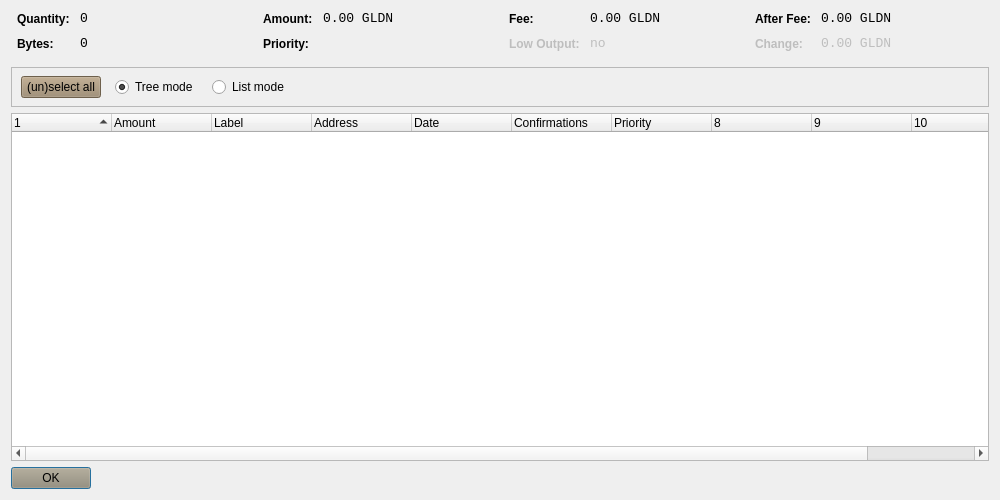
<?xml version="1.0" encoding="UTF-8"?>
<ui version="4.0">
 <class>CoinControlDialog</class>
 <widget class="QDialog" name="CoinControlDialog">
  <property name="geometry">
   <rect>
    <x>0</x>
    <y>0</y>
    <width>1000</width>
    <height>500</height>
   </rect>
  </property>
  <property name="windowTitle">
   <string>Coin Control</string>
  </property>
  <property name="styleSheet">
   <string notr="true">background-image: url(:/images/bkg-n);</string>
  </property>
  <layout class="QVBoxLayout" name="verticalLayout">
   <item>
    <layout class="QHBoxLayout" name="horizontalLayoutTop" stretch="0,0,0,0">
     <property name="topMargin">
      <number>0</number>
     </property>
     <property name="bottomMargin">
      <number>10</number>
     </property>
     <item>
      <layout class="QFormLayout" name="formLayoutCoinControl1">
       <property name="horizontalSpacing">
        <number>10</number>
       </property>
       <property name="verticalSpacing">
        <number>10</number>
       </property>
       <property name="leftMargin">
        <number>6</number>
       </property>
       <property name="rightMargin">
        <number>6</number>
       </property>
       <item row="0" column="0">
        <widget class="QLabel" name="labelCoinControlQuantityText">
         <property name="styleSheet">
          <string notr="true">font-weight:bold;</string>
         </property>
         <property name="text">
          <string>Quantity:</string>
         </property>
        </widget>
       </item>
       <item row="0" column="1">
        <widget class="QLabel" name="labelCoinControlQuantity">
         <property name="font">
          <font>
           <family>Monospace</family>
           <pointsize>10</pointsize>
          </font>
         </property>
         <property name="cursor">
          <cursorShape>IBeamCursor</cursorShape>
         </property>
         <property name="contextMenuPolicy">
          <enum>Qt::ActionsContextMenu</enum>
         </property>
         <property name="styleSheet">
          <string notr="true">background-image: url(:/images/bgbfree);</string>
         </property>
         <property name="text">
          <string notr="true">0</string>
         </property>
         <property name="textInteractionFlags">
          <set>Qt::LinksAccessibleByMouse|Qt::TextSelectableByKeyboard|Qt::TextSelectableByMouse</set>
         </property>
        </widget>
       </item>
       <item row="1" column="0">
        <widget class="QLabel" name="labelCoinControlBytesText">
         <property name="styleSheet">
          <string notr="true">font-weight:bold;background-image: url(:/images/bgbfree);</string>
         </property>
         <property name="text">
          <string>Bytes:</string>
         </property>
        </widget>
       </item>
       <item row="1" column="1">
        <widget class="QLabel" name="labelCoinControlBytes">
         <property name="font">
          <font>
           <family>Monospace</family>
           <pointsize>10</pointsize>
          </font>
         </property>
         <property name="cursor">
          <cursorShape>IBeamCursor</cursorShape>
         </property>
         <property name="contextMenuPolicy">
          <enum>Qt::ActionsContextMenu</enum>
         </property>
         <property name="styleSheet">
          <string notr="true">background-image: url(:/images/bgbfree);</string>
         </property>
         <property name="text">
          <string notr="true">0</string>
         </property>
         <property name="textInteractionFlags">
          <set>Qt::LinksAccessibleByMouse|Qt::TextSelectableByKeyboard|Qt::TextSelectableByMouse</set>
         </property>
        </widget>
       </item>
      </layout>
     </item>
     <item>
      <layout class="QFormLayout" name="formLayoutCoinControl2">
       <property name="horizontalSpacing">
        <number>10</number>
       </property>
       <property name="verticalSpacing">
        <number>10</number>
       </property>
       <property name="leftMargin">
        <number>6</number>
       </property>
       <property name="rightMargin">
        <number>6</number>
       </property>
       <item row="0" column="0">
        <widget class="QLabel" name="labelCoinControlAmountText">
         <property name="styleSheet">
          <string notr="true">font-weight:bold;background-image: url(:/images/bgbfree);</string>
         </property>
         <property name="text">
          <string>Amount:</string>
         </property>
        </widget>
       </item>
       <item row="0" column="1">
        <widget class="QLabel" name="labelCoinControlAmount">
         <property name="font">
          <font>
           <family>Monospace</family>
           <pointsize>10</pointsize>
          </font>
         </property>
         <property name="cursor">
          <cursorShape>IBeamCursor</cursorShape>
         </property>
         <property name="contextMenuPolicy">
          <enum>Qt::ActionsContextMenu</enum>
         </property>
         <property name="styleSheet">
          <string notr="true">background-image: url(:/images/bgbfree);</string>
         </property>
         <property name="text">
          <string notr="true">0.00 GLDN</string>
         </property>
         <property name="textInteractionFlags">
          <set>Qt::LinksAccessibleByMouse|Qt::TextSelectableByKeyboard|Qt::TextSelectableByMouse</set>
         </property>
        </widget>
       </item>
       <item row="1" column="0">
        <widget class="QLabel" name="labelCoinControlPriorityText">
         <property name="styleSheet">
          <string notr="true">font-weight:bold;background-image: url(:/images/bgbfree);</string>
         </property>
         <property name="text">
          <string>Priority:</string>
         </property>
        </widget>
       </item>
       <item row="1" column="1">
        <widget class="QLabel" name="labelCoinControlPriority">
         <property name="font">
          <font>
           <family>Monospace</family>
           <pointsize>10</pointsize>
          </font>
         </property>
         <property name="cursor">
          <cursorShape>IBeamCursor</cursorShape>
         </property>
         <property name="contextMenuPolicy">
          <enum>Qt::ActionsContextMenu</enum>
         </property>
         <property name="styleSheet">
          <string notr="true">background-image: url(:/images/bgbfree);</string>
         </property>
         <property name="text">
          <string/>
         </property>
         <property name="textInteractionFlags">
          <set>Qt::LinksAccessibleByMouse|Qt::TextSelectableByKeyboard|Qt::TextSelectableByMouse</set>
         </property>
        </widget>
       </item>
      </layout>
     </item>
     <item>
      <layout class="QFormLayout" name="formLayoutCoinControl3">
       <property name="horizontalSpacing">
        <number>10</number>
       </property>
       <property name="verticalSpacing">
        <number>10</number>
       </property>
       <property name="leftMargin">
        <number>6</number>
       </property>
       <property name="rightMargin">
        <number>6</number>
       </property>
       <item row="0" column="0">
        <widget class="QLabel" name="labelCoinControlFeeText">
         <property name="styleSheet">
          <string notr="true">font-weight:bold;</string>
         </property>
         <property name="text">
          <string>Fee:</string>
         </property>
        </widget>
       </item>
       <item row="0" column="1">
        <widget class="QLabel" name="labelCoinControlFee">
         <property name="font">
          <font>
           <family>Monospace</family>
           <pointsize>10</pointsize>
          </font>
         </property>
         <property name="cursor">
          <cursorShape>IBeamCursor</cursorShape>
         </property>
         <property name="contextMenuPolicy">
          <enum>Qt::ActionsContextMenu</enum>
         </property>
         <property name="styleSheet">
          <string notr="true">background-image: url(:/images/bgbfree);</string>
         </property>
         <property name="text">
          <string notr="true">0.00 GLDN</string>
         </property>
         <property name="textInteractionFlags">
          <set>Qt::LinksAccessibleByMouse|Qt::TextSelectableByKeyboard|Qt::TextSelectableByMouse</set>
         </property>
        </widget>
       </item>
       <item row="1" column="0">
        <widget class="QLabel" name="labelCoinControlLowOutputText">
         <property name="enabled">
          <bool>false</bool>
         </property>
         <property name="styleSheet">
          <string notr="true">font-weight:bold;background-image: url(:/images/bgbfree);</string>
         </property>
         <property name="text">
          <string>Low Output:</string>
         </property>
        </widget>
       </item>
       <item row="1" column="1">
        <widget class="QLabel" name="labelCoinControlLowOutput">
         <property name="enabled">
          <bool>false</bool>
         </property>
         <property name="font">
          <font>
           <family>Monospace</family>
           <pointsize>10</pointsize>
          </font>
         </property>
         <property name="cursor">
          <cursorShape>IBeamCursor</cursorShape>
         </property>
         <property name="contextMenuPolicy">
          <enum>Qt::ActionsContextMenu</enum>
         </property>
         <property name="styleSheet">
          <string notr="true">background-image: url(:/images/bgbfree);</string>
         </property>
         <property name="text">
          <string notr="true">no</string>
         </property>
         <property name="textInteractionFlags">
          <set>Qt::LinksAccessibleByMouse|Qt::TextSelectableByKeyboard|Qt::TextSelectableByMouse</set>
         </property>
        </widget>
       </item>
      </layout>
     </item>
     <item>
      <layout class="QFormLayout" name="formLayoutCoinControl4">
       <property name="horizontalSpacing">
        <number>10</number>
       </property>
       <property name="verticalSpacing">
        <number>10</number>
       </property>
       <property name="leftMargin">
        <number>6</number>
       </property>
       <property name="rightMargin">
        <number>6</number>
       </property>
       <item row="0" column="0">
        <widget class="QLabel" name="labelCoinControlAfterFeeText">
         <property name="styleSheet">
          <string notr="true">font-weight:bold;background-image: url(:/images/bgbfree);</string>
         </property>
         <property name="text">
          <string>After Fee:</string>
         </property>
        </widget>
       </item>
       <item row="0" column="1">
        <widget class="QLabel" name="labelCoinControlAfterFee">
         <property name="font">
          <font>
           <family>Monospace</family>
           <pointsize>10</pointsize>
          </font>
         </property>
         <property name="cursor">
          <cursorShape>IBeamCursor</cursorShape>
         </property>
         <property name="contextMenuPolicy">
          <enum>Qt::ActionsContextMenu</enum>
         </property>
         <property name="styleSheet">
          <string notr="true">background-image: url(:/images/bgbfree);</string>
         </property>
         <property name="text">
          <string notr="true">0.00 GLDN</string>
         </property>
         <property name="textInteractionFlags">
          <set>Qt::LinksAccessibleByMouse|Qt::TextSelectableByKeyboard|Qt::TextSelectableByMouse</set>
         </property>
        </widget>
       </item>
       <item row="1" column="0">
        <widget class="QLabel" name="labelCoinControlChangeText">
         <property name="enabled">
          <bool>false</bool>
         </property>
         <property name="styleSheet">
          <string notr="true">font-weight:bold;background-image: url(:/images/bgbfree);</string>
         </property>
         <property name="text">
          <string>Change:</string>
         </property>
        </widget>
       </item>
       <item row="1" column="1">
        <widget class="QLabel" name="labelCoinControlChange">
         <property name="enabled">
          <bool>false</bool>
         </property>
         <property name="font">
          <font>
           <family>Monospace</family>
           <pointsize>10</pointsize>
          </font>
         </property>
         <property name="cursor">
          <cursorShape>IBeamCursor</cursorShape>
         </property>
         <property name="contextMenuPolicy">
          <enum>Qt::ActionsContextMenu</enum>
         </property>
         <property name="styleSheet">
          <string notr="true">background-image: url(:/images/bgbfree);</string>
         </property>
         <property name="text">
          <string notr="true">0.00 GLDN</string>
         </property>
         <property name="textInteractionFlags">
          <set>Qt::LinksAccessibleByMouse|Qt::TextSelectableByKeyboard|Qt::TextSelectableByMouse</set>
         </property>
        </widget>
       </item>
      </layout>
     </item>
    </layout>
   </item>
   <item>
    <widget class="QFrame" name="frame">
     <property name="minimumSize">
      <size>
       <width>0</width>
       <height>40</height>
      </size>
     </property>
     <property name="styleSheet">
      <string notr="true">background-image: url(:/images/bgbfree);</string>
     </property>
     <property name="frameShape">
      <enum>QFrame::StyledPanel</enum>
     </property>
     <property name="frameShadow">
      <enum>QFrame::Sunken</enum>
     </property>
     <widget class="QWidget" name="horizontalLayoutWidget">
      <property name="geometry">
       <rect>
        <x>10</x>
        <y>0</y>
        <width>781</width>
        <height>41</height>
       </rect>
      </property>
      <layout class="QHBoxLayout" name="horizontalLayoutPanel" stretch="0,0,0,0">
       <property name="spacing">
        <number>14</number>
       </property>
       <item>
        <widget class="QPushButton" name="pushButtonSelectAll">
         <property name="sizePolicy">
          <sizepolicy hsizetype="Maximum" vsizetype="Fixed">
           <horstretch>0</horstretch>
           <verstretch>0</verstretch>
          </sizepolicy>
         </property>
         <property name="styleSheet">
          <string notr="true">background-color: rgb(154, 134, 106);background-image: url(:/images/bgbfree);</string>
         </property>
         <property name="text">
          <string>(un)select all</string>
         </property>
        </widget>
       </item>
       <item>
        <widget class="QRadioButton" name="radioTreeMode">
         <property name="sizePolicy">
          <sizepolicy hsizetype="Maximum" vsizetype="Fixed">
           <horstretch>0</horstretch>
           <verstretch>0</verstretch>
          </sizepolicy>
         </property>
         <property name="styleSheet">
          <string notr="true">background-image: url(:/images/bgbfree);</string>
         </property>
         <property name="text">
          <string>Tree mode</string>
         </property>
         <property name="checked">
          <bool>true</bool>
         </property>
        </widget>
       </item>
       <item>
        <widget class="QRadioButton" name="radioListMode">
         <property name="sizePolicy">
          <sizepolicy hsizetype="Maximum" vsizetype="Fixed">
           <horstretch>0</horstretch>
           <verstretch>0</verstretch>
          </sizepolicy>
         </property>
         <property name="styleSheet">
          <string notr="true">background-image: url(:/images/bgbfree);</string>
         </property>
         <property name="text">
          <string>List mode</string>
         </property>
        </widget>
       </item>
       <item>
        <spacer name="horizontalSpacer">
         <property name="orientation">
          <enum>Qt::Horizontal</enum>
         </property>
         <property name="sizeHint" stdset="0">
          <size>
           <width>40</width>
           <height>20</height>
          </size>
         </property>
        </spacer>
       </item>
      </layout>
     </widget>
    </widget>
   </item>
   <item>
    <widget class="CoinControlTreeWidget" name="treeWidget">
     <property name="contextMenuPolicy">
      <enum>Qt::CustomContextMenu</enum>
     </property>
     <property name="styleSheet">
      <string notr="true">background-image: url(:/images/bgbfree);</string>
     </property>
     <property name="sortingEnabled">
      <bool>false</bool>
     </property>
     <property name="columnCount">
      <number>11</number>
     </property>
     <attribute name="headerShowSortIndicator" stdset="0">
      <bool>true</bool>
     </attribute>
     <attribute name="headerStretchLastSection">
      <bool>false</bool>
     </attribute>
     <column>
      <property name="text">
       <string/>
      </property>
     </column>
     <column>
      <property name="text">
       <string>Amount</string>
      </property>
      <property name="background">
       <color alpha="0">
        <red>106</red>
        <green>131</green>
        <blue>154</blue>
       </color>
      </property>
      <property name="foreground">
       <brush brushstyle="NoBrush">
        <color alpha="255">
         <red>106</red>
         <green>131</green>
         <blue>154</blue>
        </color>
       </brush>
      </property>
     </column>
     <column>
      <property name="text">
       <string>Label</string>
      </property>
      <property name="background">
       <color>
        <red>38</red>
        <green>58</green>
        <blue>131</blue>
       </color>
      </property>
      <property name="foreground">
       <brush brushstyle="NoBrush">
        <color alpha="255">
         <red>0</red>
         <green>0</green>
         <blue>0</blue>
        </color>
       </brush>
      </property>
     </column>
     <column>
      <property name="text">
       <string>Address</string>
      </property>
      <property name="background">
       <color>
        <red>38</red>
        <green>58</green>
        <blue>131</blue>
       </color>
      </property>
      <property name="foreground">
       <brush brushstyle="NoBrush">
        <color alpha="255">
         <red>0</red>
         <green>0</green>
         <blue>0</blue>
        </color>
       </brush>
      </property>
     </column>
     <column>
      <property name="text">
       <string>Date</string>
      </property>
      <property name="background">
       <color>
        <red>38</red>
        <green>58</green>
        <blue>131</blue>
       </color>
      </property>
      <property name="foreground">
       <brush brushstyle="NoBrush">
        <color alpha="255">
         <red>0</red>
         <green>0</green>
         <blue>0</blue>
        </color>
       </brush>
      </property>
     </column>
     <column>
      <property name="text">
       <string>Confirmations</string>
      </property>
      <property name="toolTip">
       <string>Confirmed</string>
      </property>
      <property name="background">
       <color>
        <red>38</red>
        <green>58</green>
        <blue>131</blue>
       </color>
      </property>
      <property name="foreground">
       <brush brushstyle="NoBrush">
        <color alpha="255">
         <red>0</red>
         <green>0</green>
         <blue>0</blue>
        </color>
       </brush>
      </property>
     </column>
     <column>
      <property name="text">
       <string>Priority</string>
      </property>
      <property name="background">
       <color>
        <red>38</red>
        <green>58</green>
        <blue>131</blue>
       </color>
      </property>
      <property name="foreground">
       <brush brushstyle="NoBrush">
        <color alpha="255">
         <red>0</red>
         <green>0</green>
         <blue>0</blue>
        </color>
       </brush>
      </property>
     </column>
     <column>
      <property name="text">
       <string/>
      </property>
     </column>
     <column>
      <property name="text">
       <string/>
      </property>
     </column>
     <column>
      <property name="text">
       <string/>
      </property>
     </column>
     <column>
      <property name="text">
       <string/>
      </property>
     </column>
    </widget>
   </item>
   <item>
    <widget class="QDialogButtonBox" name="buttonBox">
     <property name="sizePolicy">
      <sizepolicy hsizetype="Maximum" vsizetype="Fixed">
       <horstretch>0</horstretch>
       <verstretch>0</verstretch>
      </sizepolicy>
     </property>
     <property name="styleSheet">
      <string notr="true">background-color: rgb(154, 134, 106);background-image: url(:/images/bgbfree);</string>
     </property>
     <property name="orientation">
      <enum>Qt::Horizontal</enum>
     </property>
     <property name="standardButtons">
      <set>QDialogButtonBox::Ok</set>
     </property>
    </widget>
   </item>
  </layout>
 </widget>
 <customwidgets>
  <customwidget>
   <class>CoinControlTreeWidget</class>
   <extends>QTreeWidget</extends>
   <header>coincontroltreewidget.h</header>
  </customwidget>
 </customwidgets>
 <resources/>
 <connections/>
</ui>
